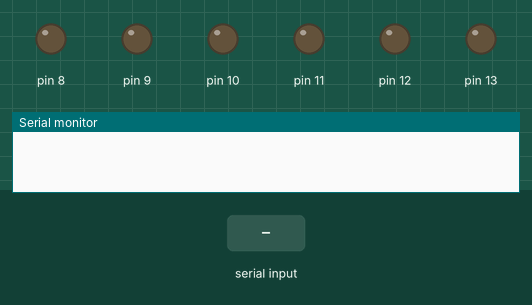
The sketch below on a simulated Arduino Uno, built with avr-gcc and run on an emulated ATmega328P. Shown: output pins drawn as LEDs (lit = HIGH), the last lines printed to the serial monitor. The test bench sets the inputs (shaded band).

Above: at 1.2 s.
1.3 s: "90,45\n" received over Serial
At 2.1 s:
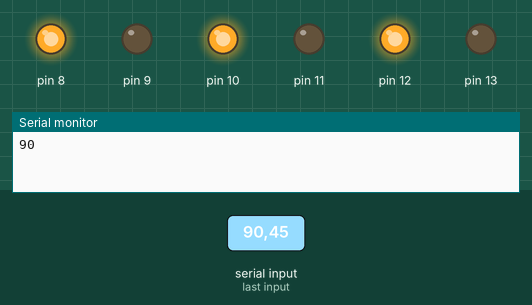
3.3 s: "5\n" received over Serial
At 4.8 s:
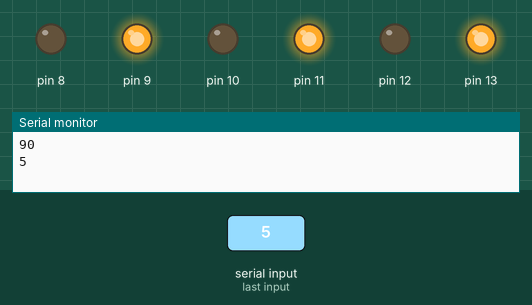
6.3 s: "30,150\n" received over Serial
At 6.45 s:
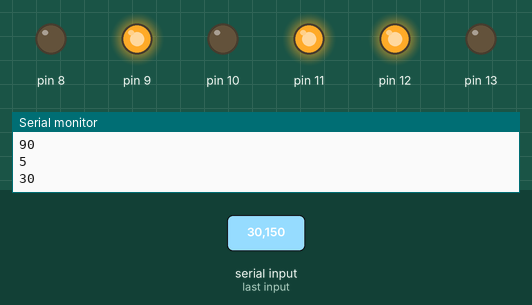
Timing chart, 0 to 9.3 s (numbered marks = the images above; inputs shaded):
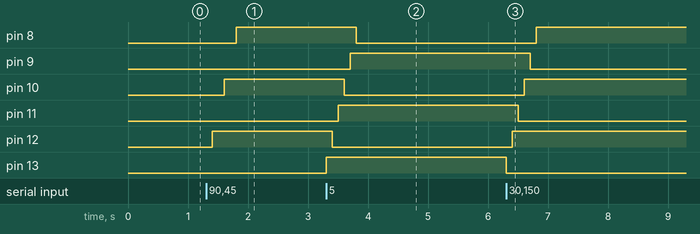

The sketch:

oddeven.ino
```cpp
void setup() {
  Serial.begin(9600);
  for (int x = 13 ; x>=8; x--) {
    pinMode(x ,OUTPUT);
  }
}

void loop() {
  while ( Serial.available() > 0 ) {
    int y = Serial.parseInt();
    Serial.println(y);

    if ( y%2 == 0){
      for (int x = 13 ; x>=8; x--) {
        if (x%2 == 0){
          digitalWrite(x, HIGH);
        }
        else{
          digitalWrite(x, LOW);
        }
        delay(100);
      }
    }
    else{
      for (int x = 13 ; x>=8; x--) {
        if (x%2 == 0){
          digitalWrite(x, LOW);
        }
        else{
          digitalWrite(x, HIGH);
        }
        delay(100);
      }
    }
    while( Serial.available() > 0) {
      Serial.read();
    }
  }
}
```

Measured:
- after the input at 1.3 s, pin 8: LOW → HIGH after 0.50 s; pin 10: LOW → HIGH after 0.30 s; pin 12: LOW → HIGH after 0.10 s
- after the input at 3.3 s, pin 8: HIGH → LOW after 0.50 s; pin 9: LOW → HIGH after 0.40 s; pin 10: HIGH → LOW after 0.30 s; pin 11: LOW → HIGH after 0.20 s; pin 12: HIGH → LOW after 0.10 s
- after the input at 6.3 s, pin 8: LOW → HIGH after 0.50 s; pin 9: HIGH → LOW after 0.40 s; pin 10: LOW → HIGH after 0.30 s; pin 11: HIGH → LOW after 0.20 s; pin 12: LOW → HIGH after 0.10 s
